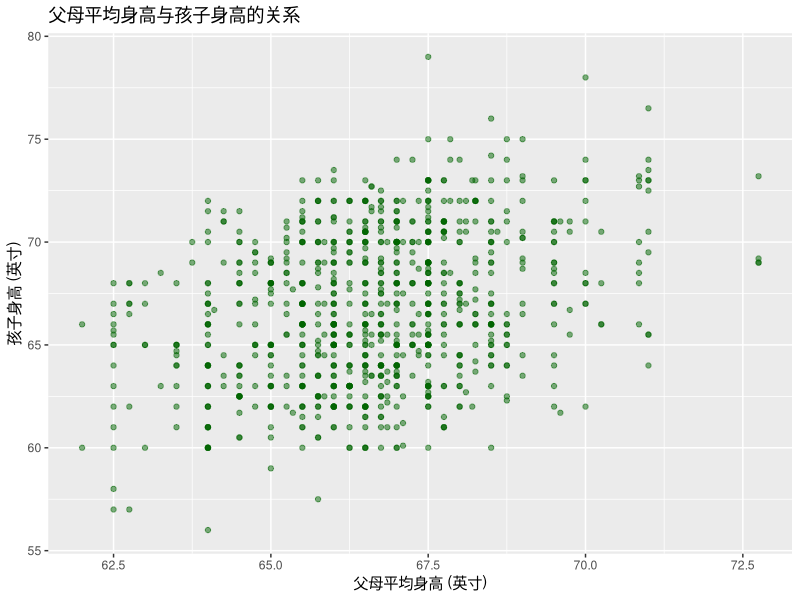

The R source for this figure:
# ==================================================
# 应用回归分析：一元线性回归案例
# 高尔顿家族身高数据：父母平均身高预测所有孩子身高
# ==================================================

# 加载所需包
library(tidyverse)   # 包含 dplyr, ggplot2, tidyr 等

# 1. 读取数据
galton = read_csv("galtonfamiliesall.csv") 
head(galton) # 查看部分数据，了解数据

# 2. 数据清洗与准备
#    - 计算父母平均身高 MidParent
#    - 重命名部分变量
galton_aug = galton %>%
  mutate(MidParent = (Father + Mother) / 2) %>%   # 计算父母平均身高
  rename(Gender = Child)
head(galton_aug)

# 查看数据摘要
galton_aug %>%
  summarise(
    n = n(),
    mean_height = mean(Height),
    sd_height = sd(Height),
    mean_midparent = mean(MidParent),
    sd_midparent = sd(MidParent)
  )

# 3. 绘制散点图 + 回归线
ggplot(galton_aug, aes(x = MidParent, y = Height)) +
  geom_point(alpha = 0.5, color = "darkgreen") +          # 散点（半透明避免重叠）
  labs(
    title = "父母平均身高与孩子身高的关系",
    x = "父母平均身高 (英寸)",
    y = "孩子身高 (英寸)"
  ) 

# 4. 计算相关系数
cor(galton_aug$MidParent, galton_aug$Height)

# 5. 拟合一元线性回归模型
model = lm(Height ~ MidParent, data = galton_aug)

# 6. 查看模型结果
summary(model)

model$coefficients

model$residuals

model$fitted.values

# 7. 输出诊断图像


# 8. 预测


# 9. 思考：如何提高模型效果

# 10. 多元线性回归模型
